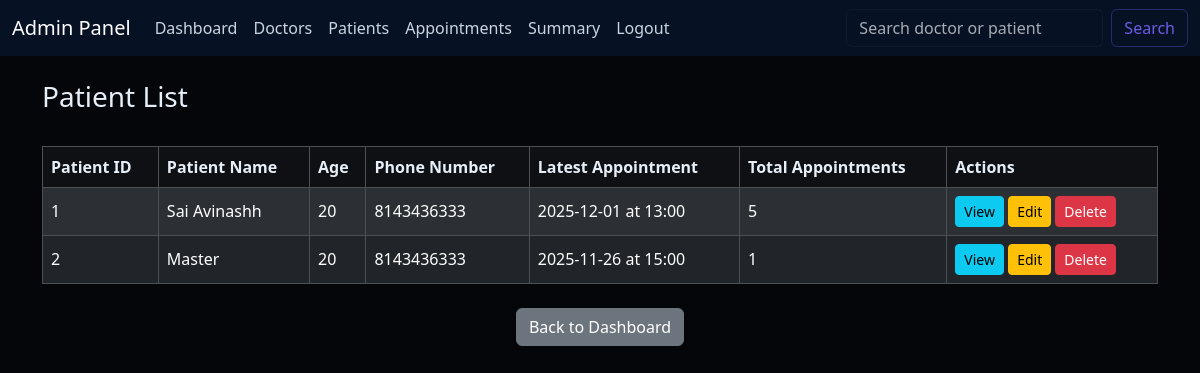
The page /admin/patients (signed in) on the database as committed earlier.
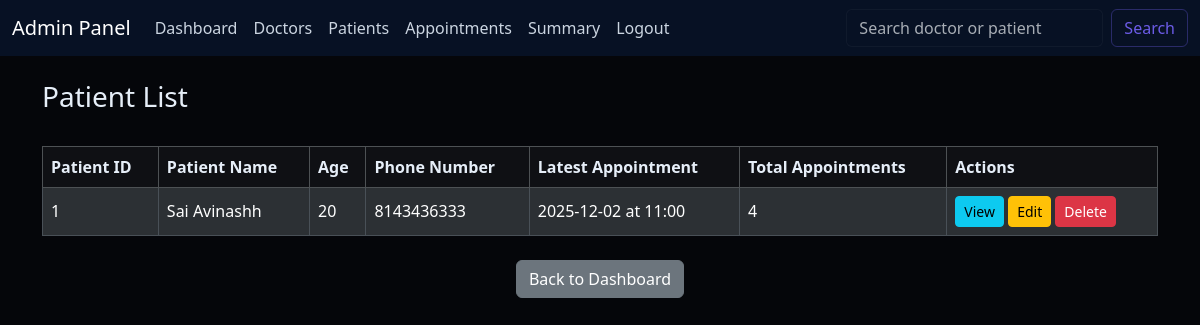
The same page on the database as committed later.
### models.py (models this page shows)
class User(UserMixin, db.Model):
    id = db.Column(db.Integer, primary_key=True)
    username = db.Column(db.String(50), unique=True, nullable=False)
    name = db.Column(db.String(50), nullable=False)
    email = db.Column(db.String(50), unique=True, nullable=False)
    password = db.Column(db.String(200), nullable=False)  # hashed passwords are long
    role = db.Column(db.String(20), nullable=False)  # Admin / Doctor / Patient
    doctor_profile = db.relationship('Doctor', backref='user', uselist=False)
    patient_profile = db.relationship('Patient', backref='user', uselist=False)

class Patient(db.Model):
    id = db.Column(db.Integer, primary_key=True)
    user_id = db.Column(db.Integer, db.ForeignKey('user.id'), nullable=False, unique=True)
    dob = db.Column(db.Date, nullable=False)
    phone_number = db.Column(db.String(15), nullable=False)
    appointments = db.relationship('Appointment', backref='patient', lazy=True)

class Appointment(db.Model):
    id = db.Column(db.Integer, primary_key=True)
    doctor_id = db.Column(db.Integer, db.ForeignKey('doctor.id'), nullable=False)
    patient_id = db.Column(db.Integer, db.ForeignKey('patient.id'), nullable=False)
    date = db.Column(db.Date, nullable=False)
    time = db.Column(db.Time, nullable=False)
    problem = db.Column(db.String(300), nullable=True)
    status = db.Column(db.Enum(AppointmentStatus), default=AppointmentStatus.BOOKED, nullable=False)
    remarks = db.Column(db.Text, nullable=True)
    rating = db.Column(db.Integer, nullable=True)
    treatment = db.relationship('Treatment', backref='appointment', uselist=False)

### routes/admin.py (the view)
@admin_bp.route('/patients')
@login_required
def view_patients():
    if current_user.role != 'Admin':
        flash('Access Denied', 'danger')
        return redirect(url_for('login'))
    from models import Patient
    patients = Patient.query.all()
    patients_data = []
    for p in patients:
        today = date.today()
        age = today.year - p.dob.year - ((today.month, today.day) < (p.dob.month, p.dob.day))
        latest_appt = None
        if p.appointments:
            latest_appt = max(p.appointments, key = lambda appt:(appt.date, appt.time))
        patients_data.append({
            'id': p.id,
            'name': p.user.name,
            'dob': p.dob,
            'age': age,
            'phone_number': p.phone_number,
            'latest_appointment': latest_appt,
            'total_appointments': len(p.appointments)
        })
    return render_template('admin/patients.html', patients=patients_data)

### app.py (called while the page is built)
@login_manager.user_loader
def load_user(user_id):
    return User.query.get(int(user_id))

### templates/admin/patients.html (shortened to what this page needs)
{% extends "admin/base.html" %}
{% block content %}
<h3 class="mt-4">Patient List</h3>
<br>
<table class="table table-bordered table-striped">
    <thead class="table-dark">
        <tr>
            <th>Patient ID</th>
            <th>Patient Name</th>
            <th>Age</th>
            <th>Phone Number</th>
            <th>Latest Appointment</th>
            <th>Total Appointments</th>
            <th>Actions</th>
        </tr>
    </thead>
    <tbody>
        {%for patient in patients %}
        <tr>
            <td>{{ patient.id }}</td>
            <td>{{ patient.name }}</td>
            <td>{{ patient.age }}</td>
            <td>{{ patient.phone_number }}</td>
            <td>
                {% if patient.latest_appointment %}
                    {{ patient.latest_appointment.date }} at {{ patient.latest_appointment.time.strftime('%H:%M') }}
                {% else %}
                    N/A
                {% endif %}
            </td>
            <td>{{ patient.total_appointments }}</td>
            <td>
                <a href="{{ url_for('admin.view_patient_detail', patient_id=patient.id) }}" class="btn btn-info btn-sm">View</a>
                <a href="{{ url_for('admin.edit_patient', patient_id=patient.id) }}" class="btn btn-warning btn-sm">Edit</a>
                <form method="POST"
                    action="{{ url_for('admin.delete_patient', patient_id=patient.id) }}" class="d-inline"
                    onsubmit="return confirm('Are you sure you want to delete {{ patient.name }}?');">
                    <button type="submit" class="btn btn-danger btn-sm">Delete</button>
                </form>
            </td>
        </tr>
        {% else %}
        <tr>
            <td colspan="7" class="text-center">No patients found.</td>
        </tr>
        {% endfor %}
    </tbody>
</table>
<div class="text-center mt-4">
    <a href="{{ url_for('admin.dashboard') }}" class="btn btn-secondary">Back to Dashboard</a>
</div>
{% endblock %}

Rows that differ between the two databases and show on the page:
no longer on this page (row unchanged): Appointment: latest_appointment "2025-12-01", latest_appointment.time "13:00"
removed User: name "Master"
removed Patient: phone_number "8143436333"
removed Appointment: latest_appointment "2025-11-26", latest_appointment.time "15:00"
added Appointment: latest_appointment "2025-12-02", latest_appointment.time "11:00"
Other text that changed with them:
new list line: "1 20 at 4 View Edit Delete"
new list line: "Sai Avinashh"
new list line: "8143436333"
list line gone: "1 20 at 5 View Edit Delete"
list line gone: "Sai Avinashh"
list line gone: "8143436333"
list line gone: "2 20 at 1 View Edit Delete"
